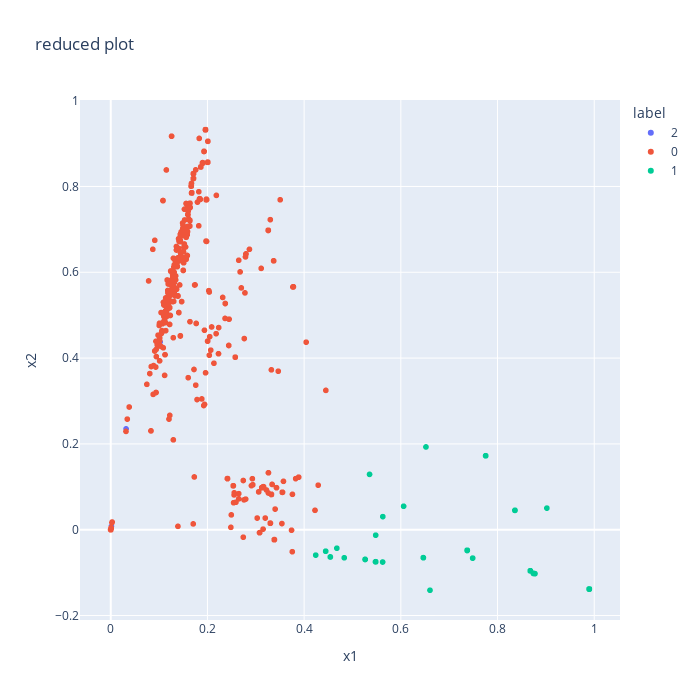

This figure's notebook cell:
### Code cell
lab = 'gen_spec_antib'
lab2 = 'phenotype'
embedding = amr_lsa
reduced_proj = pd.DataFrame({'x1': embedding[:,0], 'x2': embedding[:,1], 'label': list(map(str,list(clust_lab))), 'label2': metadata_tr[lab]})
fig = px.scatter(reduced_proj, x='x1', y='x2', hover_data='label2', color = 'label', title='reduced plot')
fig.update_layout(autosize=False, width=700, height=700)
fig.show()

### Figure 1 — Plotly figure (JSON) as saved in the notebook; plotly's stock layout.template omitted (floating-point values rounded to 4 significant figures; data arrays with more than 128 entries replaced by an {"elided": "..."} marker saying what was removed)
{"data": [{"customdata": {"elided": "269x1 str values"}, "hovertemplate": "label=2<br>x1=%{x}<br>x2=%{y}<br>label2=%{customdata[0]}<extra></extra>", "legendgroup": "2", "marker": {"color": "#636efa", "symbol": "circle"}, "mode": "markers", "name": "2", "showlegend": true, "type": "scattergl", "x": {"elided": "269 float values"}, "xaxis": "x", "y": {"elided": "269 float values"}, "yaxis": "y"}, {"customdata": {"elided": "3518x1 str values"}, "hovertemplate": "label=0<br>x1=%{x}<br>x2=%{y}<br>label2=%{customdata[0]}<extra></extra>", "legendgroup": "0", "marker": {"color": "#EF553B", "symbol": "circle"}, "mode": "markers", "name": "0", "showlegend": true, "type": "scattergl", "x": {"elided": "3518 float values"}, "xaxis": "x", "y": {"elided": "3518 float values"}, "yaxis": "y"}, {"customdata": {"elided": "2165x1 str values"}, "hovertemplate": "label=1<br>x1=%{x}<br>x2=%{y}<br>label2=%{customdata[0]}<extra></extra>", "legendgroup": "1", "marker": {"color": "#00cc96", "symbol": "circle"}, "mode": "markers", "name": "1", "showlegend": true, "type": "scattergl", "x": {"elided": "2165 float values"}, "xaxis": "x", "y": {"elided": "2165 float values"}, "yaxis": "y"}], "layout": {"autosize": false, "height": 700, "legend": {"title": {"text": "label"}, "tracegroupgap": 0}, "title": {"text": "reduced plot"}, "width": 700, "xaxis": {"anchor": "y", "domain": [0, 1], "title": {"text": "x1"}}, "yaxis": {"anchor": "x", "domain": [0, 1], "title": {"text": "x2"}}}}
